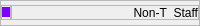
             <widget class="QFrame" name="frame_73">
              <property name="maximumSize">
               <size>
                <width>16777215</width>
                <height>26</height>
               </size>
              </property>
              <property name="frameShape">
               <enum>QFrame::StyledPanel</enum>
              </property>
              <property name="frameShadow">
               <enum>QFrame::Raised</enum>
              </property>
              <layout class="QGridLayout" name="gridLayout_72">
               <property name="leftMargin">
                <number>0</number>
               </property>
               <property name="topMargin">
                <number>0</number>
               </property>
               <property name="rightMargin">
                <number>0</number>
               </property>
               <property name="bottomMargin">
                <number>0</number>
               </property>
               <property name="spacing">
                <number>0</number>
               </property>
               <item row="0" column="0">
                <widget class="QFrame" name="frame_106">
                 <property name="maximumSize">
                  <size>
                   <width>10</width>
                   <height>26</height>
                  </size>
                 </property>
                 <property name="frameShape">
                  <enum>QFrame::StyledPanel</enum>
                 </property>
                 <property name="frameShadow">
                  <enum>QFrame::Raised</enum>
                 </property>
                 <layout class="QGridLayout" name="gridLayout_189">
                  <property name="leftMargin">
                   <number>0</number>
                  </property>
                  <property name="topMargin">
                   <number>0</number>
                  </property>
                  <property name="rightMargin">
                   <number>0</number>
                  </property>
                  <property name="bottomMargin">
                   <number>0</number>
                  </property>
                  <property name="spacing">
                   <number>0</number>
                  </property>
                  <item row="0" column="0">
                   <widget class="QLabel" name="label_113">
                    <property name="maximumSize">
                     <size>
                      <width>16777215</width>
                      <height>10</height>
                     </size>
                    </property>
                    <property name="styleSheet">
                     <string notr="true">background-color: #8200FF;</string>
                    </property>
                    <property name="text">
                     <string/>
                    </property>
                   </widget>
                  </item>
                 </layout>
                </widget>
               </item>
               <item row="0" column="1">
                <widget class="QFrame" name="frame_105">
                 <property name="maximumSize">
                  <size>
                   <width>16777215</width>
                   <height>15</height>
                  </size>
                 </property>
                 <property name="frameShape">
                  <enum>QFrame::StyledPanel</enum>
                 </property>
                 <property name="frameShadow">
                  <enum>QFrame::Raised</enum>
                 </property>
                 <layout class="QGridLayout" name="gridLayout_183">
                  <property name="leftMargin">
                   <number>0</number>
                  </property>
                  <property name="topMargin">
                   <number>0</number>
                  </property>
                  <property name="rightMargin">
                   <number>0</number>
                  </property>
                  <property name="bottomMargin">
                   <number>0</number>
                  </property>
                  <property name="spacing">
                   <number>0</number>
                  </property>
                  <item row="0" column="0">
                   <widget class="QLabel" name="label_112">
                    <property name="maximumSize">
                     <size>
                      <width>16777215</width>
                      <height>26</height>
                     </size>
                    </property>
                    <property name="text">
                     <string>Non-T_Staff</string>
                    </property>
                    <property name="alignment">
                     <set>Qt::AlignRight|Qt::AlignTrailing|Qt::AlignVCenter</set>
                    </property>
                   </widget>
                  </item>
                 </layout>
                </widget>
               </item>
              </layout>
             </widget>
